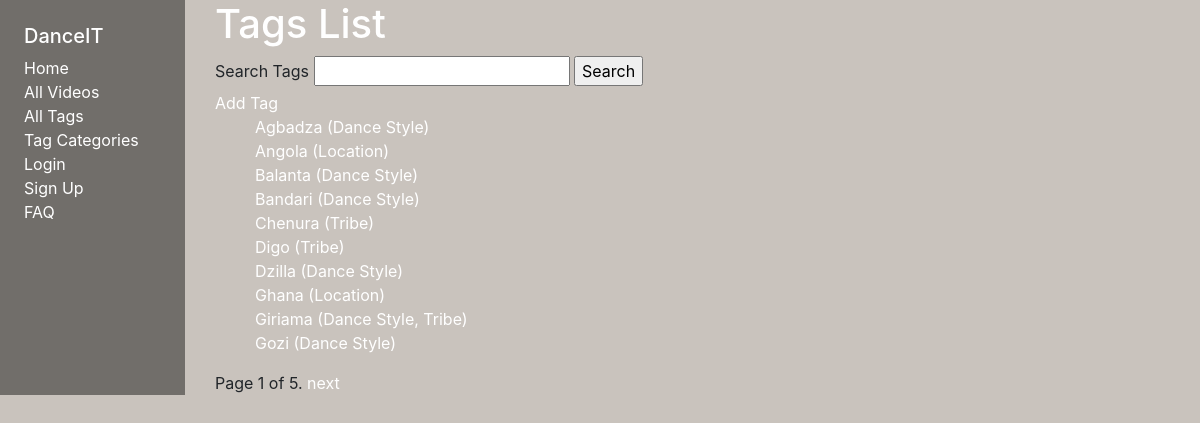
Screenshot of /main/tags/ with the database file from the repository.
### main/models.py (models this page shows, shortened)
class Tag(models.Model):
  name = models.CharField(max_length=20)
  date_created = models.DateTimeField(default=timezone.now)
  videos = models.ManyToManyField(Video)
  types = models.ManyToManyField("Type")
  user = models.ForeignKey(
      User, on_delete=models.SET_NULL, null=True, blank=True)
  class Meta:
      ordering = ['name']
  def get_absolute_url(self):
    return reverse('tag-detail', args=[str(self.id)])

class Type(models.Model):
  name = models.CharField(max_length=20)
  tags = models.ManyToManyField(Tag)
  class Meta:
      ordering = ['name']
  def __str__(self):
    return self.name

### main/views.py (the view)
# urls.py: path('tags/', views.TagListView.as_view(), name='tags'),
class TagListView(generic.ListView): # View class that displays list of Tags. Extended from the ListView class.
  model = Tag #Get data from the Tag model.
  paginate_by = 10
  def get_queryset(self):  # Filter results by input query.
      query = self.request.GET.get('query', None)
      if query:
        return Tag.objects.filter(name__icontains=query)
      else:
        return Tag.objects.all()

### main/templates/main/tag_list.html
{% extends "base_generic.html" %}
{% block content %}
<h1>Tags List</h1>
<form action="." method="get">
  <label for="query">Search Tags</label>
  <input type="text" name="query" id="query">
  <input type="submit" value="Search">
</form>
<a href="{% url 'tag_create'%}">Add Tag</a>
{% if tag_list %}
<ul>
  {% for tag in tag_list %}
  <li>
    <a href="{{ tag.get_absolute_url }}">{{ tag.name }} </a> ({{tag.types.all|join:", "}})
  </li>
  {% endfor %}
</ul>
{% else %}
<p>There are no tags here.</p>
{% endif %}
{% endblock %}

### main/static/css/styles.css (style rules this page uses)
body { background: #c9c3bd; }
p, a, li, h1, h2, h3, h4, h5 { color: white; }
ul { list-style: none; }

### rows the page displays
Tag: name "Agbadza", types.all "Dance Style"
Tag: name "Angola", types.all "Location"
Tag: name "Balanta", types.all "Dance Style"
Tag: name "Bandari", types.all "Dance Style"
Tag: name "Chenura", types.all "Tribe"
Tag: name "Digo", types.all "Tribe"
Tag: name "Dzilla", types.all "Dance Style"
Tag: name "Ghana", types.all "Location"
Tag: name "Giriama", types.all "Dance Style, Tribe"
Tag: name "Gozi", types.all "Dance Style"

### other values shown
{{ page_obj.number }} "1"
{{ page_obj.paginator.num_pages }} "5"
